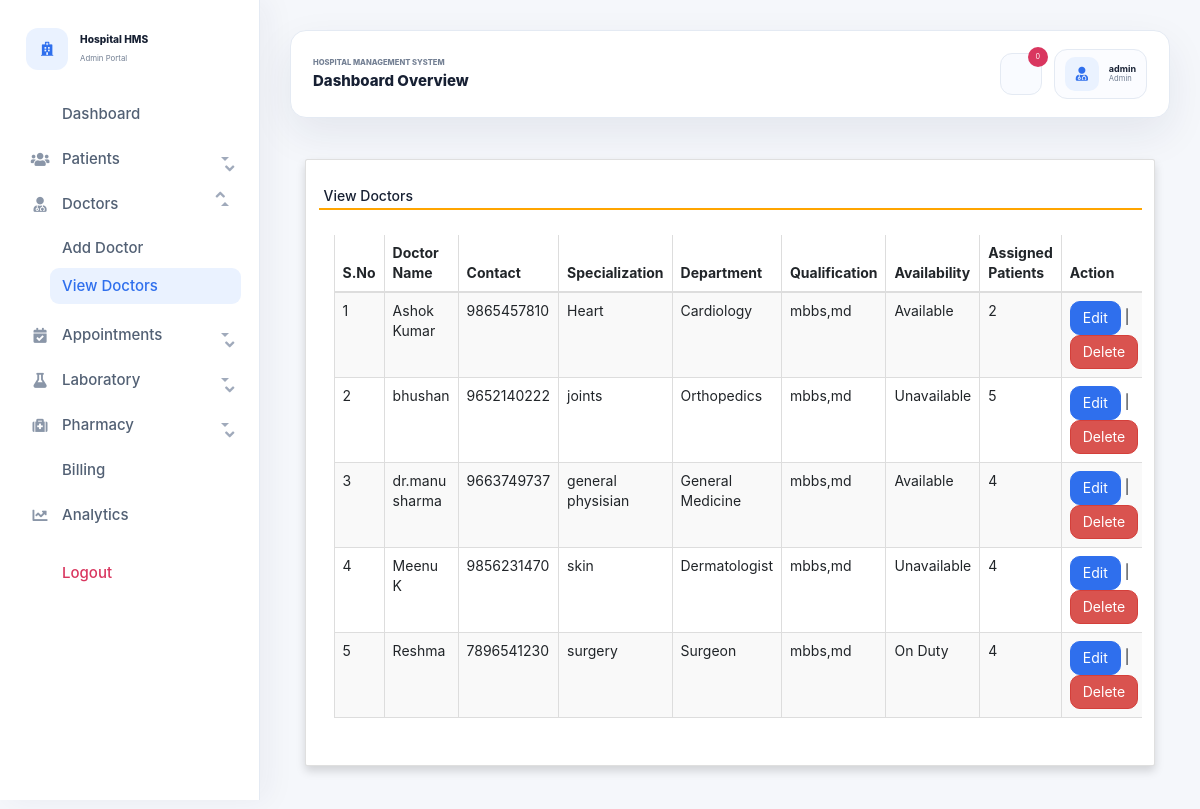
Page /view_doctor (signed in) on the committed database.
### hospitals/models.py (models this page shows, shortened)
class Doctor(models.Model):
    DEPARTMENT_CHOICES = (
        ("Cardiology", "Cardiology"),
        ("Neurology", "Neurology"),
        ("Orthopedics", "Orthopedics"),
        ("Pediatrics", "Pediatrics"),
        ("General Medicine", "General Medicine"),
    )
    AVAILABILITY_CHOICES = (
        ("Available", "Available"),
        ("On Duty", "On Duty"),
        ("Unavailable", "Unavailable"),
    )
    name = models.CharField(max_length=50)
    mobile = models.IntegerField()
    special = models.CharField(max_length=50)
    department = models.CharField(max_length=50, choices=DEPARTMENT_CHOICES, default="General Medicine")
    qualification = models.CharField(max_length=80, blank=True, default="")
    availability = models.CharField(max_length=20, choices=AVAILABILITY_CHOICES, default="Available")
    assigned_patients = models.PositiveIntegerField(default=0)

### hospitals/views.py (the view)
# urls.py: path('view_doctor', view_doctor, name='view_doctor'),
def view_doctor(request):
    redirect_response = require_dashboard_access(request)
    if redirect_response:
        return redirect_response
    doc = Doctor.objects.all()
    d = {'doc':doc, 'can_manage': can_manage_records(request)}
    return render(request,'view_doctor.html', d)

### hospitals/views.py (called while the page is built)
def selected_role(request):
    role = request.session.get("user_role")
    if not role and request.user.is_authenticated and request.user.is_staff:
        role = "admin"
        request.session["user_role"] = role
    return role

def is_dashboard_user(request):
    return request.user.is_authenticated and selected_role(request) in ALL_ROLES

def can_manage_records(request):
    return request.user.is_authenticated and selected_role(request) in FULL_ACCESS_ROLES

def require_dashboard_access(request):
    if not is_dashboard_user(request):
        return redirect("login")
    return None

### hospitals/templates/view_doctor.html (shortened to what this page needs)
{% extends 'admin_nav.html' %}
{% load static %}
{% block content %}
<head>
 <link rel="stylesheet" href="https://maxcdn.bootstrapcdn.com/bootstrap/3.4.1/css/bootstrap.min.css">
  <link rel="stylesheet" href="https://cdnjs.cloudflare.com/ajax/libs/font-awesome/4.7.0/css/font-awesome.min.css">
  <link rel="stylesheet" href="https://use.fontawesome.com/releases/v5.6.3/css/all.css">
</head>
<div class="container-fluid py-4">
    <div class="card shadow">
        <div class="card-body">
            <h5 class="p-2" style="border-bottom: 2px solid orange">View Doctors</h5>
            <div class="table-responsive p-4">
                <table id="example" class="table table-striped table-bordered table-sm" style="width:100%">
			<thead>
				<tr>
					<th>S.No</th>
					<th>Doctor Name</th>
					<th>Contact</th>
					<th>Specialization</th>
					<th>Department</th>
					<th>Qualification</th>
					<th>Availability</th>
					<th>Assigned Patients</th>
                    {% if can_manage %}
                    <th>Action</th>
                    {% endif %}
				</tr>
			</thead>
			<tbody>
            {% for i in doc %}
			<tr>
				<td>{{ forloop.counter }}</td>
				<td>{{i.name}}</td>
				<td>{{i.mobile}}</td>
				<td>{{i.special}}</td>
				<td>{{i.department}}</td>
				<td>{{i.qualification|default:"MBBS"}}</td>
				<td>{{i.availability}}</td>
				<td>{{i.assigned_patients}}</td>
				{% if can_manage %}
				<td><a href="{% url 'edit_doctor' i.id %}" class="btn btn-primary">Edit</a> |
				<a href="{% url 'delete_doctor' i.id %}" onclick="return confirm('Are you ready to delete this record ?')" class="btn btn-danger">Delete</a></td>
				{% endif %}
			</tr>
			{% endfor %}
			</tbody>
		</table>
				</div>
		</div>
	</div>
</div>
{% endblock content %}

### hospitals/templates/admin_nav.html (shortened to what this page needs)
<!DOCTYPE html>
{% load static %}
<html lang="en">
<head>
  <link rel="stylesheet" href="https://stackpath.bootstrapcdn.com/bootstrap/4.3.1/css/bootstrap.min.css">
  <link rel="stylesheet" href="https://maxcdn.bootstrapcdn.com/font-awesome/4.7.0/css/font-awesome.min.css">
  <link rel="stylesheet" href="{% static 'css/admin_dashboard.css' %}?v=20260514-portal">
</head>
<body class="erp-body">
  <div class="wrapper">
  <aside class="sidebar erp-sidebar" tabindex="0">
    <div class="sidebar-brand">
      <span class="brand-mark"><i class="fa fa-hospital-o"></i></span>
      <div>
        <strong>Hospital HMS</strong>
        <small>Admin Portal</small>
      </div>
    </div>
    <nav class="sidebar-nav">
      <a class="{% if request.resolver_match.url_name == 'admin_home' %}active{% endif %}" href="{% url 'admin_home' %}"><i class="fa fa-tachometer"></i><span>Dashboard</span></a>
      <div class="nav-group {% if request.resolver_match.url_name == 'add_patient' or request.resolver_match.url_name == 'view_patient' %}open{% endif %}">
        <button type="button"><i class="fa fa-users"></i><span>Patients</span><i class="fa fa-angle-down caret"></i></button>
      </div>
      <div class="nav-group {% if request.resolver_match.url_name == 'add_doctor' or request.resolver_match.url_name == 'view_doctor' %}open{% endif %}">
        <button type="button"><i class="fa fa-user-md"></i><span>Doctors</span><i class="fa fa-angle-down caret"></i></button>
        <div class="nav-submenu">
          {% if request.session.user_role != "patient" %}
          <a class="{% if request.resolver_match.url_name == 'add_doctor' %}active-sub{% endif %}" href="{% url 'add_doctor' %}">Add Doctor</a>
          {% endif %}
          <a class="{% if request.resolver_match.url_name == 'view_doctor' %}active-sub{% endif %}" href="{% url 'view_doctor' %}">View Doctors</a>
        </div>
      </div>
      <div class="nav-group {% if request.resolver_match.url_name == 'add_appointment' or request.resolver_match.url_name == 'view_appointment' %}open{% endif %}">
        <button type="button"><i class="fa fa-calendar-check-o"></i><span>Appointments</span><i class="fa fa-angle-down caret"></i></button>
      </div>
      <div class="nav-group {% if request.resolver_match.url_name == 'add_report' or request.resolver_match.url_name == 'view_reports' or request.resolver_match.url_name == 'download_reports' %}open{% endif %}">
        <button type="button"><i class="fa fa-flask"></i><span>Laboratory</span><i class="fa fa-angle-down caret"></i></button>
      </div>
      <div class="nav-group {% if request.resolver_match.url_name == 'add_medicine' or request.resolver_match.url_name == 'inventory' %}open{% endif %}">
        <button type="button"><i class="fa fa-medkit"></i><span>Pharmacy</span><i class="fa fa-angle-down caret"></i></button>
      </div>
      <a class="{% if request.resolver_match.url_name == 'create_bill' or request.resolver_match.url_name == 'payment_history' %}active{% endif %}" href="{% url 'create_bill' %}"><i class="fa fa-file-text-o"></i><span>Billing</span></a>
      <a class="{% if request.resolver_match.url_name == 'analytics' %}active{% endif %}" href="{% url 'analytics' %}"><i class="fa fa-line-chart"></i><span>Analytics</span></a>
    </nav>
    <a class="sidebar-logout" href="{% url 'logout' %}"><i class="fa fa-sign-out"></i> Logout</a>
  </aside>
  <div class="main-content erp-main">
    <nav class="top-navbar erp-topbar">
      <div>
        <p class="eyebrow">Hospital Management System</p>
        <h1>{{ title|default:"Dashboard Overview" }}</h1>
      </div>
      <div class="topbar-tools">
        <button class="topbar-icon" type="button" title="Notifications">
          <i class="fa fa-bell-o"></i>
          <span>{{ unread_notifications|default:"0" }}</span>
        </button>
        <div class="topbar-profile">
          <span><i class="fa fa-user-md"></i></span>
          <div>
            <strong>{{ request.user.username|default:"Admin" }}</strong>
            <small>{{ request.session.user_role|title|default:"Admin" }}</small>
          </div>
        </div>
      </div>
    </nav>
    <div class="content">
      {% block content %}
      {% endblock content %}
    </div>
  </div>
  </div>
</body>
</html>

### rows in the picture
Doctor: name "Ashok Kumar", mobile "9865457810", special "Heart", department "Cardiology", qualification "mbbs,md", availability "Available", assigned_patients "2"
Doctor: name "bhushan", mobile "9652140222", special "joints", department "Orthopedics", qualification "mbbs,md", availability "Unavailable", assigned_patients "5"
Doctor: name "dr.manu sharma", mobile "9663749737", special "general physisian", department "General Medicine", qualification "mbbs,md", availability "Available", assigned_patients "4"
Doctor: name "Meenu K", mobile "9856231470", special "skin", department "Dermatologist", qualification "mbbs,md", availability "Unavailable", assigned_patients "4"
Doctor: name "Reshma", mobile "7896541230", special "surgery", department "Surgeon", qualification "mbbs,md", availability "On Duty", assigned_patients "4"

### other values in the picture
{{ title|default:"Dashboard Overview" }} "Dashboard Overview"
{{ unread_notifications|default:"0" }} "0"
{{ request.user.username|default:"Admin" }} "admin"
{{ request.session.user_role|title|default:"Admin" }} "Admin"
